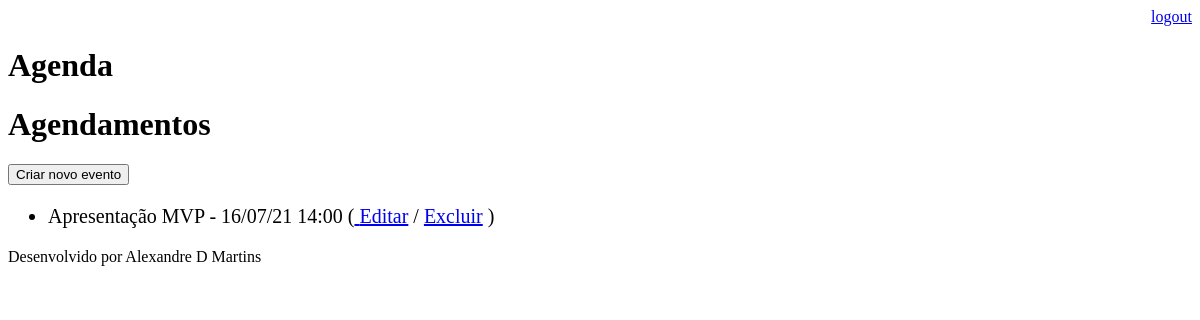
The page /agenda/ (signed in) on the database as committed earlier.
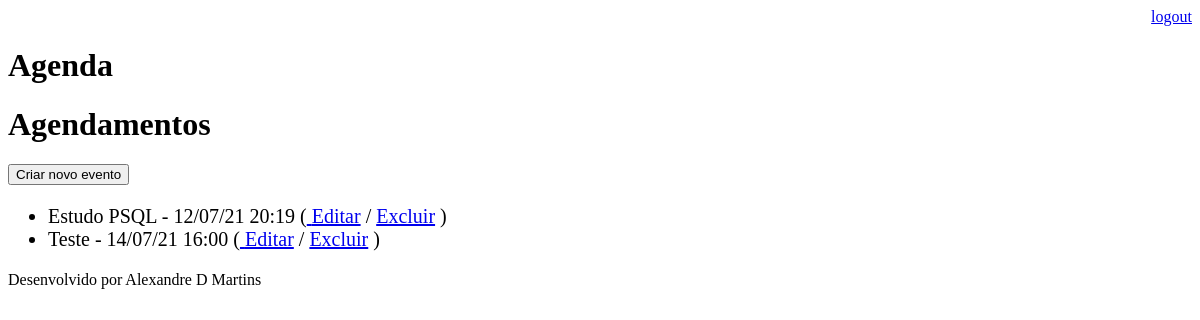
The same page on the database as committed later.
### core/models.py (models this page shows, shortened)
class Evento(models.Model):
    titulo = models.CharField(max_length=100)
    descricao = models.TextField(blank=True, null=True)
    data_evento = models.DateTimeField(verbose_name='Data do Evento')
    data_criacao = models.DateTimeField(auto_now=True, verbose_name='Data de criação')
    usuario = models.ForeignKey(User, on_delete=models.CASCADE)
    class Meta:
        db_table = 'evento'
    def get_data_evento(self):
        return self.data_evento.strftime('%d/%m/%y %H:%M')
    def get_evento_atrasado(self):
            if self.data_evento < datetime.now():
                return True
            else:
                return False

### core/views.py (the view)
# urls.py: path('agenda/', views.lista_eventos),
@login_required(login_url='/login/')
def lista_eventos(request):
    usuario = request.user
    data_atual = datetime.now() -timedelta(hours=1)
    evento = Evento.objects.filter(usuario=usuario,
                                   data_evento__gt=data_atual)
    dados = {'eventos': evento}
    return render(request, 'agenda.html', dados)

### templates/agenda.html (shortened to what this page needs)
{% extends "model-page.html" %}
{% block content %}
    <h1>Agendamentos</h1>
    <a href="evento/">
        <button type="button">Criar novo evento</button>
    </a>
    <ul style="font-size: 20px">
        {% for evento in eventos %}
            <li>
                <div style=>
                    {{evento.titulo}} - {{evento.get_data_evento}}
                    (<a href="evento/?id={{evento.id}}"> Editar</a>
                    / <a href="evento/delete/{{evento.id}}/">Excluir</a> )
                 </div>
            </li>
        {% endfor %}
    </ul>
{% endblock%}

Rows that differ between the two databases and show on the page:
no longer on this page (row edited): Evento: titulo "Apresentação MVP", get_data_evento "16/07/21 14:00"
added Evento: titulo "Estudo PSQL", get_data_evento "12/07/21 20:19"
added Evento: titulo "Teste", get_data_evento "14/07/21 16:00"
